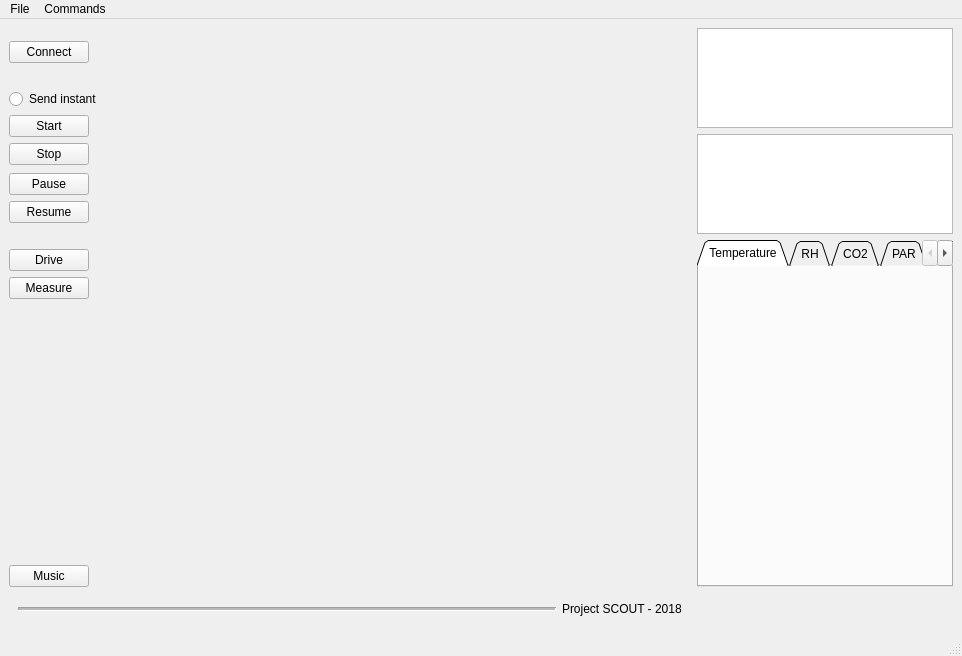
<?xml version="1.0" encoding="UTF-8"?>
<ui version="4.0">
 <class>MainWindow</class>
 <widget class="QMainWindow" name="MainWindow">
  <property name="geometry">
   <rect>
    <x>0</x>
    <y>0</y>
    <width>962</width>
    <height>656</height>
   </rect>
  </property>
  <property name="windowTitle">
   <string>MainWindow</string>
  </property>
  <widget class="QWidget" name="centralwidget">
   <layout class="QGridLayout" name="gridLayout_2">
    <item row="0" column="1">
     <layout class="QVBoxLayout" name="verticalLayout_2">
      <property name="sizeConstraint">
       <enum>QLayout::SetDefaultConstraint</enum>
      </property>
      <item>
       <widget class="QListWidget" name="lastCommandSendList">
        <property name="maximumSize">
         <size>
          <width>16777215</width>
          <height>100</height>
         </size>
        </property>
       </widget>
      </item>
      <item>
       <widget class="QListWidget" name="lastDataRecievedList">
        <property name="maximumSize">
         <size>
          <width>16777215</width>
          <height>100</height>
         </size>
        </property>
        <property name="editTriggers">
         <set>QAbstractItemView::NoEditTriggers</set>
        </property>
       </widget>
      </item>
      <item>
       <widget class="QTabWidget" name="chartTabs">
        <property name="tabShape">
         <enum>QTabWidget::Triangular</enum>
        </property>
        <property name="currentIndex">
         <number>0</number>
        </property>
        <widget class="QWidget" name="temperatureTab">
         <property name="autoFillBackground">
          <bool>false</bool>
         </property>
         <attribute name="title">
          <string>Temperature</string>
         </attribute>
         <attribute name="toolTip">
          <string>Temperature chart</string>
         </attribute>
         <layout class="QGridLayout" name="gridLayout">
          <item row="0" column="0">
           <layout class="QGridLayout" name="tempChartLayout">
            <property name="sizeConstraint">
             <enum>QLayout::SetDefaultConstraint</enum>
            </property>
           </layout>
          </item>
         </layout>
        </widget>
        <widget class="QWidget" name="rhTab">
         <attribute name="title">
          <string>RH</string>
         </attribute>
         <attribute name="toolTip">
          <string>Relative Humidity chart</string>
         </attribute>
         <layout class="QGridLayout" name="gridLayout_3">
          <item row="0" column="0">
           <layout class="QGridLayout" name="rhTabLayout"/>
          </item>
         </layout>
        </widget>
        <widget class="QWidget" name="co2Tab">
         <attribute name="title">
          <string>CO2</string>
         </attribute>
         <attribute name="toolTip">
          <string>Carbon dioxide chart</string>
         </attribute>
         <layout class="QGridLayout" name="gridLayout_4">
          <item row="0" column="0">
           <layout class="QGridLayout" name="co2TabLayout"/>
          </item>
         </layout>
        </widget>
        <widget class="QWidget" name="tab_2">
         <attribute name="title">
          <string>PAR</string>
         </attribute>
         <attribute name="toolTip">
          <string>Photosynthetically active radiation chart</string>
         </attribute>
         <layout class="QGridLayout" name="gridLayout_5">
          <item row="0" column="0">
           <layout class="QGridLayout" name="parTabLayout"/>
          </item>
         </layout>
        </widget>
        <widget class="QWidget" name="luxTab">
         <attribute name="title">
          <string>Lux</string>
         </attribute>
         <attribute name="toolTip">
          <string>Illuminance chart</string>
         </attribute>
         <layout class="QGridLayout" name="gridLayout_6">
          <item row="0" column="0">
           <layout class="QGridLayout" name="luxTabLayout"/>
          </item>
         </layout>
        </widget>
       </widget>
      </item>
     </layout>
    </item>
    <item row="1" column="0">
     <widget class="QWidget" name="projectScout_2" native="true">
      <property name="sizePolicy">
       <sizepolicy hsizetype="Expanding" vsizetype="Preferred">
        <horstretch>1</horstretch>
        <verstretch>0</verstretch>
       </sizepolicy>
      </property>
      <layout class="QHBoxLayout" name="projectScout">
       <item>
        <widget class="Line" name="line">
         <property name="sizePolicy">
          <sizepolicy hsizetype="Expanding" vsizetype="Minimum">
           <horstretch>0</horstretch>
           <verstretch>0</verstretch>
          </sizepolicy>
         </property>
         <property name="lineWidth">
          <number>1</number>
         </property>
         <property name="midLineWidth">
          <number>2</number>
         </property>
         <property name="orientation">
          <enum>Qt::Horizontal</enum>
         </property>
        </widget>
       </item>
       <item>
        <widget class="QLabel" name="label">
         <property name="text">
          <string>Project SCOUT - 2018</string>
         </property>
        </widget>
       </item>
      </layout>
     </widget>
    </item>
    <item row="0" column="0">
     <layout class="QVBoxLayout" name="verticalLayout">
      <property name="sizeConstraint">
       <enum>QLayout::SetDefaultConstraint</enum>
      </property>
      <item>
       <spacer name="verticalSpacer_2">
        <property name="orientation">
         <enum>Qt::Vertical</enum>
        </property>
        <property name="sizeType">
         <enum>QSizePolicy::Fixed</enum>
        </property>
        <property name="sizeHint" stdset="0">
         <size>
          <width>20</width>
          <height>13</height>
         </size>
        </property>
       </spacer>
      </item>
      <item>
       <widget class="QPushButton" name="connectButton">
        <property name="sizePolicy">
         <sizepolicy hsizetype="Maximum" vsizetype="Fixed">
          <horstretch>0</horstretch>
          <verstretch>0</verstretch>
         </sizepolicy>
        </property>
        <property name="text">
         <string>Connect</string>
        </property>
       </widget>
      </item>
      <item>
       <spacer name="verticalSpacer_4">
        <property name="orientation">
         <enum>Qt::Vertical</enum>
        </property>
        <property name="sizeType">
         <enum>QSizePolicy::Fixed</enum>
        </property>
        <property name="sizeHint" stdset="0">
         <size>
          <width>20</width>
          <height>20</height>
         </size>
        </property>
       </spacer>
      </item>
      <item>
       <widget class="QRadioButton" name="sendInstant">
        <property name="text">
         <string>Send instant</string>
        </property>
       </widget>
      </item>
      <item>
       <widget class="QPushButton" name="startButton">
        <property name="sizePolicy">
         <sizepolicy hsizetype="Maximum" vsizetype="Fixed">
          <horstretch>0</horstretch>
          <verstretch>0</verstretch>
         </sizepolicy>
        </property>
        <property name="text">
         <string>Start</string>
        </property>
       </widget>
      </item>
      <item>
       <widget class="QPushButton" name="stopButton">
        <property name="sizePolicy">
         <sizepolicy hsizetype="Maximum" vsizetype="Fixed">
          <horstretch>0</horstretch>
          <verstretch>0</verstretch>
         </sizepolicy>
        </property>
        <property name="text">
         <string>Stop</string>
        </property>
       </widget>
      </item>
      <item>
       <spacer name="verticalSpacer">
        <property name="orientation">
         <enum>Qt::Vertical</enum>
        </property>
        <property name="sizeType">
         <enum>QSizePolicy::Maximum</enum>
        </property>
        <property name="sizeHint" stdset="0">
         <size>
          <width>20</width>
          <height>2</height>
         </size>
        </property>
       </spacer>
      </item>
      <item>
       <widget class="QPushButton" name="pauseButton">
        <property name="sizePolicy">
         <sizepolicy hsizetype="Maximum" vsizetype="Fixed">
          <horstretch>0</horstretch>
          <verstretch>0</verstretch>
         </sizepolicy>
        </property>
        <property name="text">
         <string>Pause</string>
        </property>
       </widget>
      </item>
      <item>
       <widget class="QPushButton" name="resumeButton">
        <property name="sizePolicy">
         <sizepolicy hsizetype="Maximum" vsizetype="Fixed">
          <horstretch>0</horstretch>
          <verstretch>0</verstretch>
         </sizepolicy>
        </property>
        <property name="text">
         <string>Resume</string>
        </property>
        <property name="flat">
         <bool>false</bool>
        </property>
       </widget>
      </item>
      <item>
       <spacer name="verticalSpacer_3">
        <property name="orientation">
         <enum>Qt::Vertical</enum>
        </property>
        <property name="sizeType">
         <enum>QSizePolicy::Fixed</enum>
        </property>
        <property name="sizeHint" stdset="0">
         <size>
          <width>20</width>
          <height>20</height>
         </size>
        </property>
       </spacer>
      </item>
      <item>
       <widget class="QPushButton" name="driveButton">
        <property name="sizePolicy">
         <sizepolicy hsizetype="Maximum" vsizetype="Fixed">
          <horstretch>0</horstretch>
          <verstretch>0</verstretch>
         </sizepolicy>
        </property>
        <property name="text">
         <string>Drive</string>
        </property>
       </widget>
      </item>
      <item>
       <widget class="QPushButton" name="measureButton">
        <property name="sizePolicy">
         <sizepolicy hsizetype="Maximum" vsizetype="Fixed">
          <horstretch>0</horstretch>
          <verstretch>0</verstretch>
         </sizepolicy>
        </property>
        <property name="text">
         <string>Measure</string>
        </property>
       </widget>
      </item>
      <item>
       <spacer name="verticalSpacer_5">
        <property name="orientation">
         <enum>Qt::Vertical</enum>
        </property>
        <property name="sizeType">
         <enum>QSizePolicy::Expanding</enum>
        </property>
        <property name="sizeHint" stdset="0">
         <size>
          <width>20</width>
          <height>40</height>
         </size>
        </property>
       </spacer>
      </item>
      <item>
       <widget class="QPushButton" name="music">
        <property name="sizePolicy">
         <sizepolicy hsizetype="Maximum" vsizetype="Fixed">
          <horstretch>0</horstretch>
          <verstretch>0</verstretch>
         </sizepolicy>
        </property>
        <property name="text">
         <string>Music</string>
        </property>
       </widget>
      </item>
     </layout>
    </item>
   </layout>
  </widget>
  <widget class="QMenuBar" name="menubar">
   <property name="geometry">
    <rect>
     <x>0</x>
     <y>0</y>
     <width>962</width>
     <height>26</height>
    </rect>
   </property>
   <widget class="QMenu" name="menuFile">
    <property name="title">
     <string>File</string>
    </property>
    <addaction name="actionOpen_file"/>
    <addaction name="actionNew_file"/>
    <addaction name="separator"/>
   </widget>
   <widget class="QMenu" name="menuCommands">
    <property name="title">
     <string>Commands</string>
    </property>
    <addaction name="actionShow_last_command_send"/>
    <addaction name="actionLast_data_recieved"/>
    <addaction name="separator"/>
    <addaction name="actionAdvanced"/>
    <addaction name="actionCreate_command_sequence"/>
   </widget>
   <addaction name="menuFile"/>
   <addaction name="menuCommands"/>
  </widget>
  <widget class="QStatusBar" name="statusbar"/>
  <action name="actionOpen_file">
   <property name="text">
    <string>Open file</string>
   </property>
  </action>
  <action name="actionShow_last_command_send">
   <property name="checkable">
    <bool>true</bool>
   </property>
   <property name="checked">
    <bool>false</bool>
   </property>
   <property name="text">
    <string>Last command send</string>
   </property>
  </action>
  <action name="actionLast_data_recieved">
   <property name="checkable">
    <bool>true</bool>
   </property>
   <property name="text">
    <string>Last data recieved</string>
   </property>
  </action>
  <action name="actionPrint">
   <property name="text">
    <string>Print</string>
   </property>
  </action>
  <action name="actionNew_file">
   <property name="text">
    <string>New file</string>
   </property>
   <property name="toolTip">
    <string>Create a new file</string>
   </property>
  </action>
  <action name="actionAdvanced">
   <property name="checkable">
    <bool>true</bool>
   </property>
   <property name="text">
    <string>Advanced</string>
   </property>
   <property name="toolTip">
    <string>Activate advanced options</string>
   </property>
  </action>
  <action name="actionCreate_command_sequence">
   <property name="text">
    <string>Create command sequence</string>
   </property>
  </action>
 </widget>
 <resources/>
 <connections/>
</ui>
